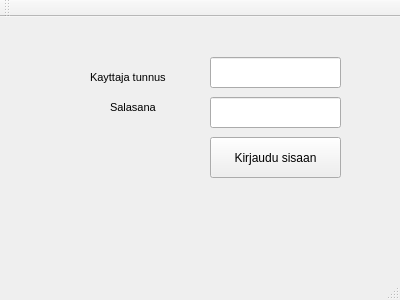
<?xml version="1.0" encoding="UTF-8"?>
<ui version="4.0">
 <class>MainWindow</class>
 <widget class="QMainWindow" name="MainWindow">
  <property name="geometry">
   <rect>
    <x>0</x>
    <y>0</y>
    <width>400</width>
    <height>300</height>
   </rect>
  </property>
  <property name="windowTitle">
   <string>MainWindow</string>
  </property>
  <widget class="QWidget" name="centralWidget">
   <widget class="QPushButton" name="btnlogin">
    <property name="geometry">
     <rect>
      <x>210</x>
      <y>120</y>
      <width>131</width>
      <height>41</height>
     </rect>
    </property>
    <property name="text">
     <string>Kirjaudu sisaan</string>
    </property>
   </widget>
   <widget class="QLineEdit" name="login">
    <property name="geometry">
     <rect>
      <x>210</x>
      <y>40</y>
      <width>131</width>
      <height>31</height>
     </rect>
    </property>
   </widget>
   <widget class="QLineEdit" name="pass">
    <property name="geometry">
     <rect>
      <x>210</x>
      <y>80</y>
      <width>131</width>
      <height>31</height>
     </rect>
    </property>
   </widget>
   <widget class="QLabel" name="label">
    <property name="geometry">
     <rect>
      <x>110</x>
      <y>80</y>
      <width>71</width>
      <height>21</height>
     </rect>
    </property>
    <property name="font">
     <font>
      <pointsize>8</pointsize>
     </font>
    </property>
    <property name="text">
     <string>Salasana</string>
    </property>
   </widget>
   <widget class="QLabel" name="label_2">
    <property name="geometry">
     <rect>
      <x>90</x>
      <y>50</y>
      <width>111</width>
      <height>21</height>
     </rect>
    </property>
    <property name="font">
     <font>
      <pointsize>8</pointsize>
     </font>
    </property>
    <property name="text">
     <string>Kayttaja tunnus</string>
    </property>
   </widget>
  </widget>
  <widget class="QMenuBar" name="menuBar">
   <property name="geometry">
    <rect>
     <x>0</x>
     <y>0</y>
     <width>400</width>
     <height>17</height>
    </rect>
   </property>
  </widget>
  <widget class="QToolBar" name="mainToolBar">
   <attribute name="toolBarArea">
    <enum>TopToolBarArea</enum>
   </attribute>
   <attribute name="toolBarBreak">
    <bool>false</bool>
   </attribute>
  </widget>
  <widget class="QStatusBar" name="statusBar"/>
 </widget>
 <layoutdefault spacing="6" margin="11"/>
 <resources/>
 <connections/>
</ui>
